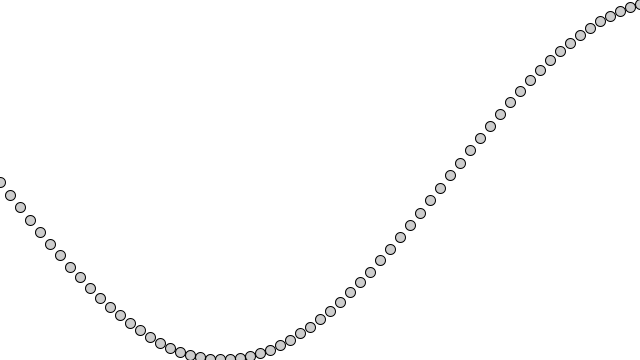
Frame 1 (no input)
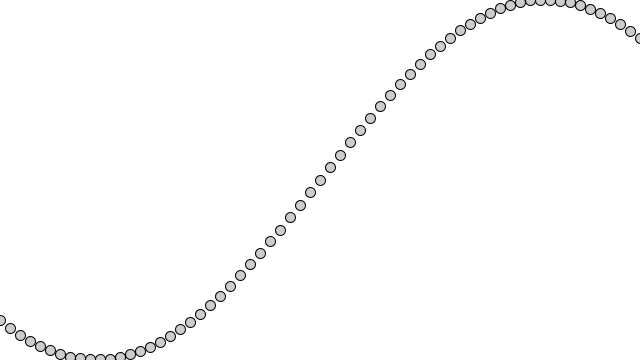
Frame 60 (the mouse pressed at the canvas centre just before this capture)
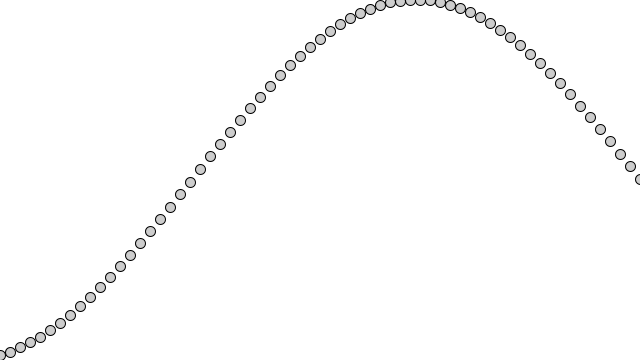
Frame 120 (the mouse held since frame 60 and released just before this capture)

The Processing sketch that drew these frames (run headless with seeded random() and noise(); from frame 60 on, the mouse is pressed at the canvas centre):

// Processing sketch: _03wave
// ── _03wave.pde

float startAngle = 0;
float angleVel = 0.07;

void setup() {
  size(640,360);
  smooth();
}

void draw() {
  background(255);

  startAngle += 0.015;
  float angle = startAngle;

 for (int x = 0; x <= width; x += 10) {
    float y = map(sin(angle),-1,1,0,height);
    stroke(0);
    fill(0,50);
    ellipse(x,y,10,10);
    angle += angleVel;
  } 

}
